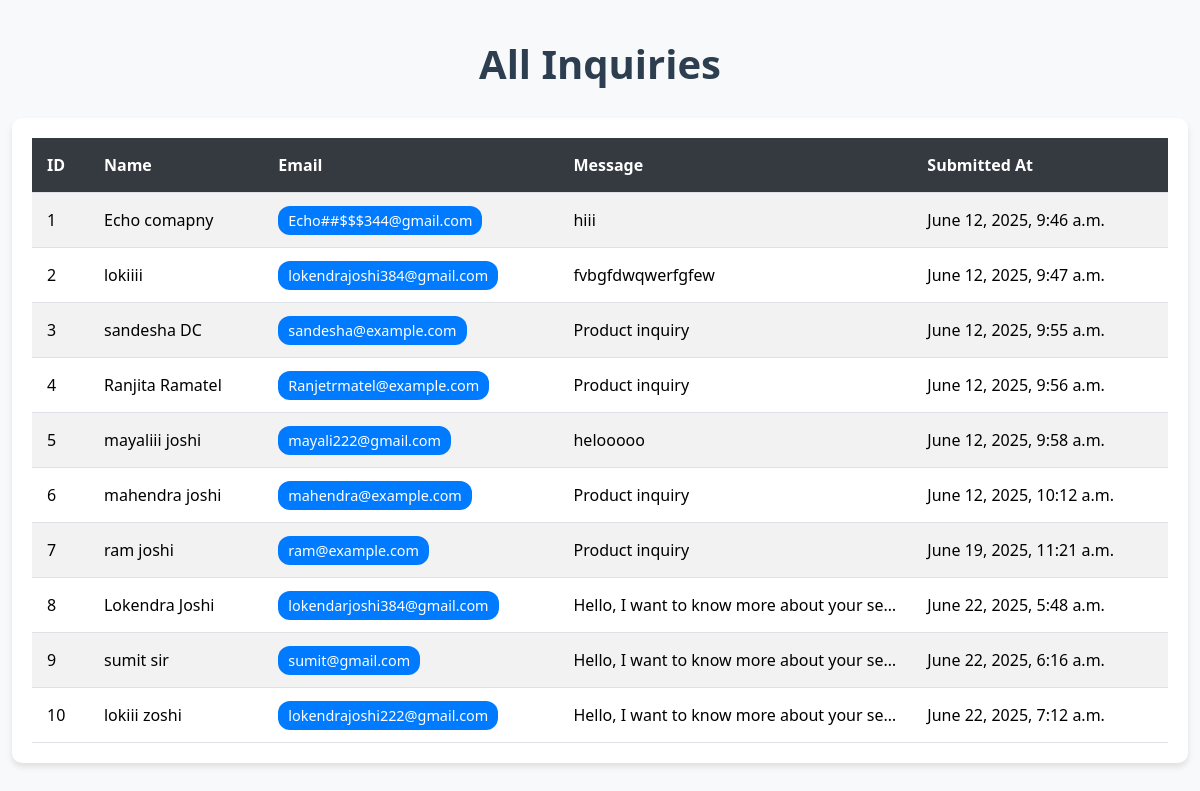
/api/receiver-list/, run on an earlier commit of the app's database.
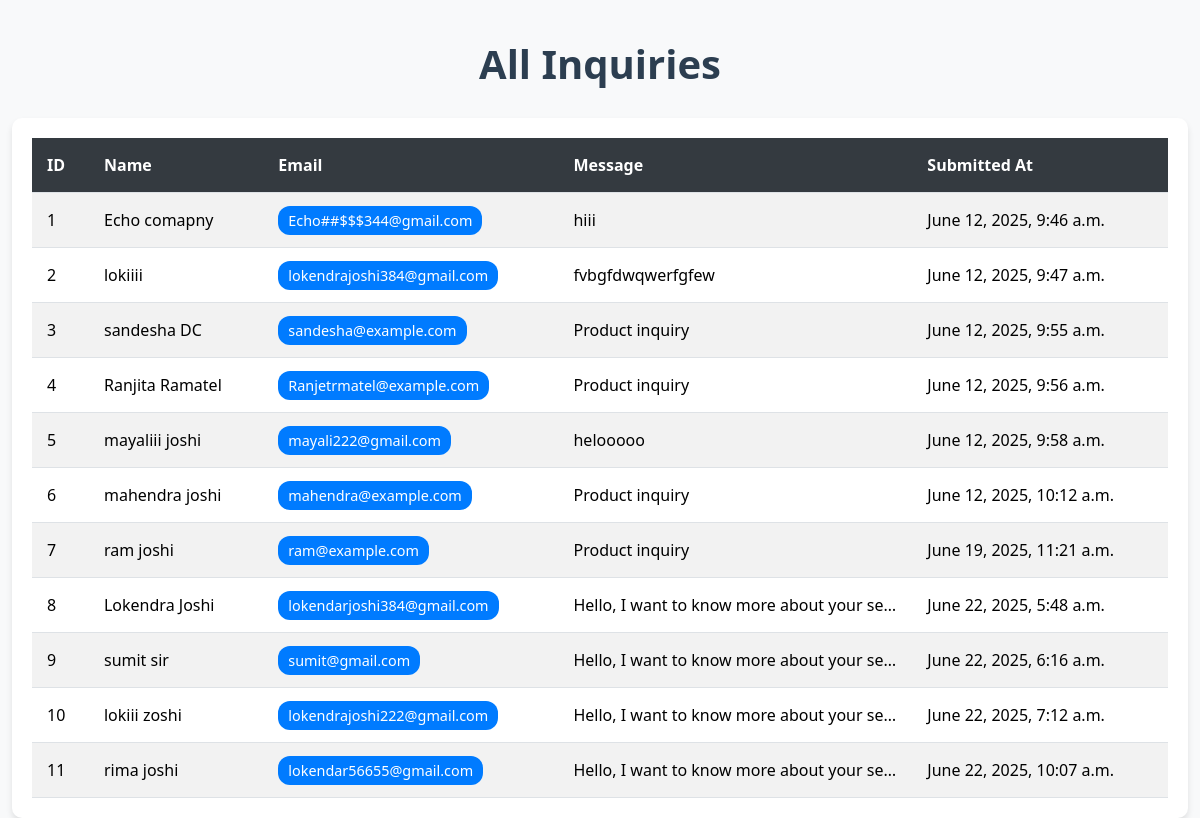
And on a later commit of the database.
### receiver/models.py (models this page shows, shortened)
class Inquiry(models.Model):
    lead = models.ForeignKey(Lead, on_delete=models.CASCADE, related_name='inquiries')
    message = models.TextField()
    submitted_at = models.DateTimeField(auto_now_add=True)

class Lead(models.Model):
    name = models.CharField(max_length=100)
    email = models.EmailField(unique=True)
    phone = models.CharField(max_length=20, blank=True)
    created_at = models.DateTimeField(auto_now_add=True)

### receiver/views.py (the view)
# urls.py: path('receiver-list/', receiver_list, name='receiver_list'),
def receiver_list(request):
    inquiries = Inquiry.objects.all()
    return render(request, 'receiver_list.html', {'inquiries': inquiries})

### templates/receiver_list.html (shortened to what this page needs)
<!DOCTYPE html>
<html lang="en">
  <head>
    <link
      href="https://cdn.jsdelivr.net/npm/bootstrap@5.3.3/dist/css/bootstrap.min.css"
      rel="stylesheet"
    />
  </head>
  <body>
    <div class="container">
      <h1>All Inquiries</h1>
      <div class="table-container">
        <table class="table table-striped">
          <thead>
            <tr>
              <th scope="col">ID</th>
              <th scope="col">Name</th>
              <th scope="col">Email</th>
              <th scope="col">Message</th>
              <th scope="col">Submitted At</th>
            </tr>
          </thead>
          <tbody>
            {% for inquiry in inquiries %}
            <tr>
              <td>{{ inquiry.lead.id }}</td>
              <td>{{ inquiry.lead.name }}</td>
              <td><span class="badge-email">{{ inquiry.lead.email }}</span></td>
              <td class="message-cell" title="{{ inquiry.message }}">
                {{ inquiry.message }}
              </td>
              <td>{{ inquiry.submitted_at }}</td>
            </tr>
            {% endfor %}
          </tbody>
        </table>
      </div>
    </div>
  </body>
</html>

What changed in the data, as far as the page shows it:
added Inquiry: lead.id "11", lead.name "rima joshi", lead.email "lokendar56655@gmail.com", message "Hello, I want to know more about your se…", submitted_at "June 22, 2025, 10:07 a.m."
